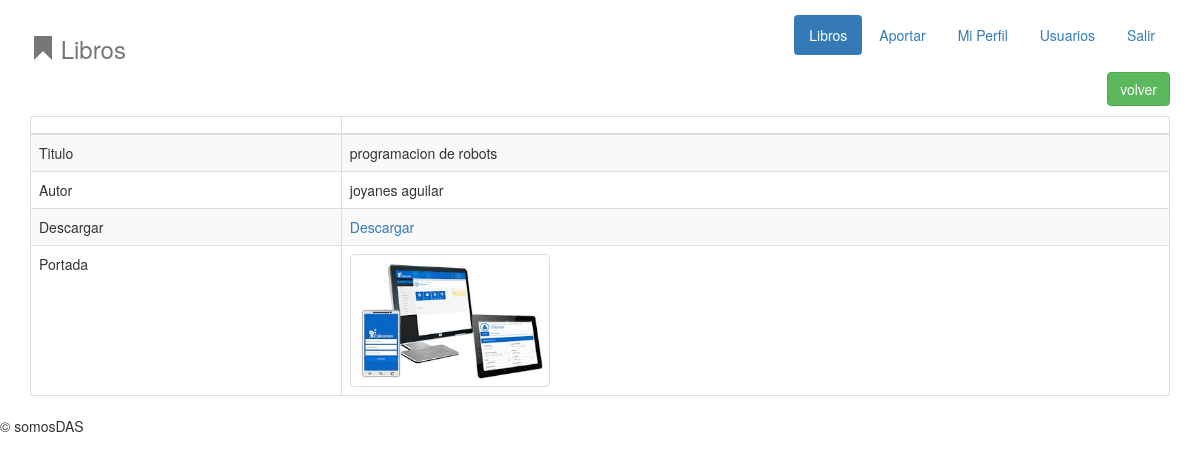
Page /Vistas/libros/descargalibro.php?id=5 (signed in) on the committed database.
### tables this page shows
CREATE TABLE `libro` (
  `Id` int(11) NOT NULL AUTO_INCREMENT,
  `Titulo` varchar(50) DEFAULT NULL,
  `Autor` varchar(30) DEFAULT NULL,
  `Url` varchar(200) DEFAULT NULL,
  `Portada` varchar(100) DEFAULT NULL,
  `FkCuenta` varchar(20) DEFAULT NULL,
  PRIMARY KEY (`Id`),
  KEY `FkCuenta` (`FkCuenta`),
  CONSTRAINT `libro_ibfk_1` FOREIGN KEY (`FkCuenta`) REFERENCES `usuario` (`Cuenta`) ON DELETE CASCADE ON UPDATE CASCADE
);

### Controladores/LibroController.php (called while the page is built, shortened)
<?php
class LibroController extends Libro
{
	public function BuscarPorPK($id)
	{
		$sql = "SELECT * FROM libro WHERE Id = '$id'";
		$con = Conexion::Conectar();
		$res = $con->query($sql);
		return $res;
	}
}

### Vistas/libros/descargalibro.php (the view, shortened to what this page needs)
<?php
    $id = $_GET['id'];
    $obj = new LibroController();
    $datos = $obj->BuscarPorPK($id);
?>
<!DOCTYPE html>
<html>
<head>
    <link href="../css/bootstrap.min.css" rel="stylesheet">
</head>
<body>
	<div class="container" style="margin-top: 15px">
		<div class="header clearfix">
                <nav>
                    <ul class="nav nav-pills pull-right">
                        <li role="presentation" class="active"><a href="listarlibro.php">Libros</a></li>
                        <li role="presentation"><a href="aportar.php">Aportar</a></li>
                        <li role="presentation"><a href="../usuarios/perfil.php">Mi Perfil</a></li>
                        <?php if($_SESSION['user']->Cuenta == 'admin'): ?>
                        <li role="presentation"><a href="../usuarios/listarusuario.php">Usuarios</a></li>
                        <?php endif; ?>
                        <li role="presentation"><a href="../">Salir</a></li>
                    </ul>
                </nav>
                <h3 class="text-muted"><span class="glyphicon glyphicon-bookmark"></span> Libros </h3>
        </div>
		<table  class="table table-bordered table-responsive table-striped" id="tListaLibros">
            <thead>
                <th></th>
                <th></th>
            </thead>
            <tbody>
                <?php while($f = $datos->fetch_object()):  ?>
                    <tr>
                        <td>Titulo</td>
                        <td><?php echo htmlentities($f->Titulo);  ?></td>
                    </tr>
                    <tr>
                        <td>Autor</td>
                        <td><?php echo htmlentities($f->Autor);  ?></td>
                    </tr>
                    <tr>
                        <td>Descargar</td>
                        <td><a target="_new" href="<?php echo htmlentities($f->Url);  ?>" >Descargar</a> </td>
                    </tr>
                    <tr>
                        <td>Portada</td>
                        <td><img class="img-thumbnail" width="200px" src="<?php echo htmlentities($f->Portada);?>" /></td>
                    </tr>
              <?php endwhile; ?>
              <p align="right"><a class="btn btn-success" href="listarlibro.php">volver</a></p>
            </tbody>
        </table>
    </div>
  	<footer class="footer">
    	<p>&copy; somosDAS</p>
  	</footer>
</body>
</html>

### rows in the picture
libro: Titulo "programacion de robots", Autor "joyanes aguilar", Portada (picture)
